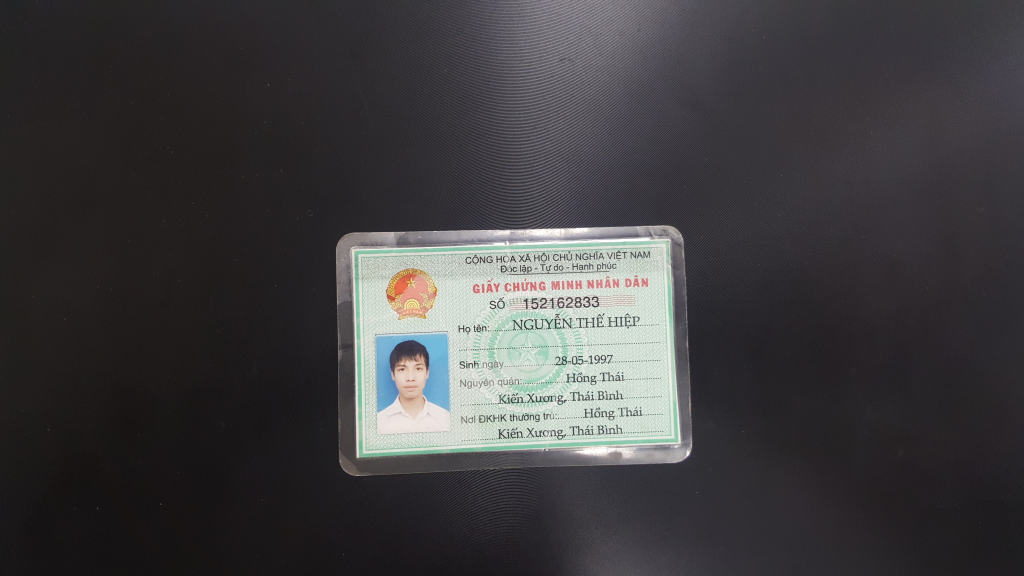
#> input picture data/1.jpg, 2048 x 1152 px (shown at 1/2 size)
$ python InforDetector.py data/1.jpg   (Python 2 division)   (older library calls are emulated)
#> lines starting #> are read from the running program, lines starting #| are printed output that depends on the picture; after the words box and inside, x2 and y2 are one past the last pixel; in counts of white or black regions, pixels touching at a corner belong together
#> further down, img is the input picture: shape (1152, 2048, 3); mean B, G, R 64.6, 62.7, 64.2
### CardDetector.py
import cv2
import numpy as np
import copy
from help import four_point_transform
import json

class CardDetector(object):
    'CardDetector is used for detecting card from raw image'

    def __init__(self, config=[[60, 20, 20], [100, 255, 255], (10, 10), \
                        cv2.RETR_LIST, cv2.cv.CV_CHAIN_APPROX_TC89_L1]):

        if (config is not None):
            self.__lowRange = config[0]
            self.__highRange = config[1]
            self.__maskDilating = config[2]
            self.__modeFindContour = config[3]
            self.__methodFindContour = config[4]
        else :
            with open('configDetector.json', 'r') as f:
#> (reads configDetector.json from the repository)
                config = json.load(f)
                self.__lowRange = config["lowRange"]
                self.__highRange = config["highRange"]
                self.__maskDilating = config["maskDilating"]
                self.__modeFindContour = config["modeContour"]
                self.__methodFindContour = config["methodContour"]

    # function detectCard get id card from id card
    # @img is raw image
    # return card (after apply perspective transfomation) and return
    #       image after draw contour.
    def detectCard(self, img):

        img1 = copy.deepcopy(img)
        img_processed = self.pre_processing(img1)
#> in pre_processing, `mask = cv2.dilate(mask, element)`:
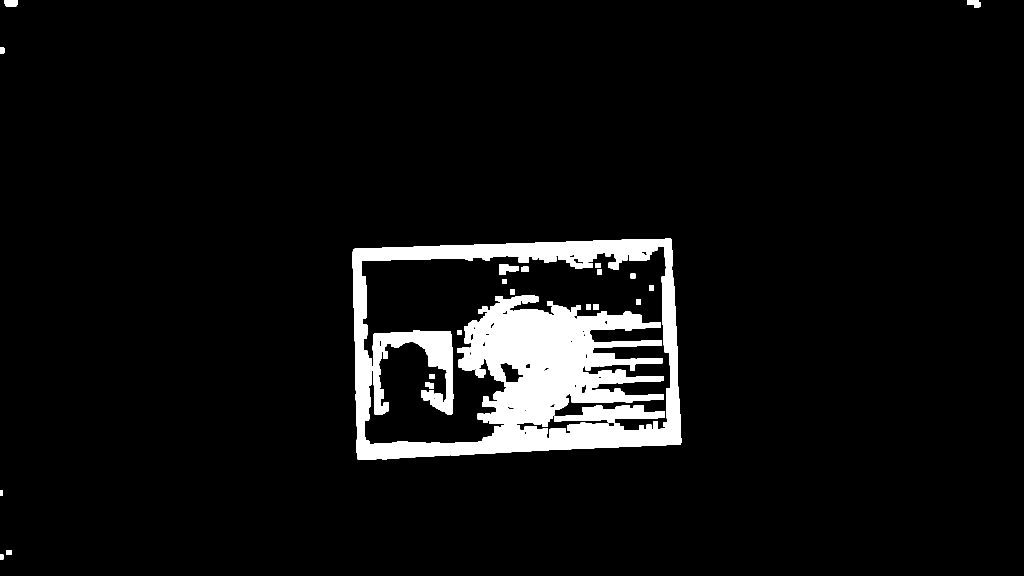
#> mask: shape (1152, 2048) (shown at 1/2 size); 6% white; 25 white regions
        contours, hi = cv2.findContours(img_processed, cv2.RETR_EXTERNAL, cv2.cv.CV_CHAIN_APPROX_TC89_KCOS)
#> contours = 7 contours; box (x1, y1, x2, y2) and area: (705, 477, 1363, 920) 267977, (8, 0, 35, 13) 294, (1934, 0, 1961, 15) 272, (12, 1100, 23, 1110) 90, (0, 94, 9, 107) 90, (0, 1108, 7, 1119) 55, (0, 981, 6, 991) 45; hi = [[1, -1, -1, -1], [2, 0, -1, -1], [3, 1, -1, -1], [4, 2, -1, -1], [5, 3, -1, -1], [6, 4, -1, -1], [-1, 5, -1, -1]]

        contours = sorted(contours, key = cv2.contourArea, reverse = True)[:5]
#> contours = 5 contours; box (x1, y1, x2, y2) and area: (705, 477, 1363, 920) 267977, (8, 0, 35, 13) 294, (1934, 0, 1961, 15) 272, (12, 1100, 23, 1110) 90, (0, 94, 9, 107) 90
        copy_img = copy.deepcopy(img)
        rightContour = None

        peri = cv2.arcLength(contours[0], True)
#> peri = 2118.5
        approx = cv2.approxPolyDP(contours[0], 0.02 * peri, True)
#> approx = [[1343, 479], [707, 498], [715, 918], [1361, 888]]
        rect = cv2.minAreaRect(approx)
#> rect = ((1028.8, 694), (646.7, 419.9), -2.52)
        box = cv2.cv.BoxPoints(rect)
#> box = ((715, 918), (696.5, 498.5), (1342.6, 470), (1361.1, 889.6))
        pts = np.int0(box)
#> pts = [[715, 918], [696, 498], [1342, 470], [1361, 889]]

        warpedImg = four_point_transform(img1, pts)
        cv2.drawContours(img1, [pts], -1, (0, 255, 0), 2)
        return warpedImg, img1

    def pre_processing(self, img):

        dst = copy.deepcopy(img)

        img_hsv = cv2.cvtColor(dst, cv2.cv.CV_BGR2HSV)
        mask = cv2.inRange(img_hsv, np.asarray(self.__lowRange), np.asarray(self.__highRange))
        element = cv2.getStructuringElement(cv2.MORPH_RECT, (self.__maskDilating[0], self.__maskDilating[1]))
        mask = cv2.dilate(mask, element)

        return mask

    # [32 lines left out: functions testConfig, createTempDetector, changeConfig, not called in this run]

import sys

# [20 lines that do not run on import are left out]

### help/perspective.py
import cv2
import numpy as np

def order_points(pts):

    #initialize array with order : top-left, top-right, bottom-right, bottom-left
    rect = np.zeros((4, 2), dtype="float32")

    s = pts.sum(axis=1)
#> s = [1633, 1194, 1812, 2250]
    rect[0] = pts[np.argmin(s)]
    rect[2] = pts[np.argmax(s)]

    diff = np.diff(pts, axis=1)
#> diff = [203, -198, -872, -472]
    rect[1] = pts[np.argmin(diff)]
    rect[3] = pts[np.argmax(diff)]

    return rect


def four_point_transform(img, pts):

    rect = order_points(pts)
#> rect = [[696, 498], [1342, 470], [1361, 889], [715, 918]]
    (tl, tr, br, bl) = rect
#> tl = [696, 498]; tr = [1342, 470]; br = [1361, 889]; bl = [715, 918]

    #compute width of wrapped perspective image
    width_top = np.sqrt( (tl[0] - tr[0])**2 + (tl[1] - tr[1])**2 )
#> width_top = 646.6
    width_bottom = np.sqrt( (bl[0] - br[0])**2 + (bl[1] - br[1])**2 )
#> width_bottom = 646.7
    max_width = max(int(width_top), int(width_bottom))
#> max_width = 646

    #compute height
    height_left = np.sqrt( (tl[0] - bl[0])**2 + (tl[1] - bl[1])**2 )
#> height_left = 420.4
    height_right = np.sqrt( (tr[0] - br[0])**2 + (tr[1] - br[1])**2 )
#> height_right = 419.4
    max_height = max(int(height_right), int(height_left))
#> max_height = 420

    dst = np.array([
        [0, 0],
        [max_width - 1, 0],
        [max_width - 1, max_height - 1],
        [0, max_height - 1]
        ], dtype="float32")
#> dst = [[0, 0], [645, 0], [645, 419], [0, 419]]

    mat = cv2.getPerspectiveTransform(rect, dst)
#> mat = [[0.992, -0.0449, -667.9], [0.0431, 0.993, -524.7], [-3.66e-06, 3.32e-07, 1]]
    warped_img = cv2.warpPerspective(img, mat, (max_width, max_height))

    warped_img = cv2.resize(warped_img, (950, max_height * 950/ max_width))
#> warped_img: shape (617, 950, 3)
#> (reads ratios.txt from the repository)

    return warped_img

### WordDetector.py
import cv2
import numpy as np
import copy
# import Evaluation


class WordDetector:
    _MIN_PTS = 15
    _MAX_PTS = 300
    _MIN_W = 15
    _MAX_W = 40
    _MIN_H = 10#20
    _MAX_H = 100
    _CHANNEL = -1
    _GAU_KSIZE = 5
    _THRESH = 60
    _GAU_SIGMA_X = 0
    _THRESH_MAX_VALUE = 255
    _THRESH_METHOD = 1
    _ELEMENT_SHAPE = 1
    _ELEMENT_KSIZE = 3
    _DILATE_ITER = 4
    _ROI_COL_BEGIN = 23.0 / 100
    _ROI_ROW_BEGIN = 3.0 / 10

    def __init__(self, config = None):
        if config is not None:
            self._MAX_H = config["MAX_H"]
            self._MIN_H = config["MIN_H"]
            self._MAX_W = config["MAX_W"]
            self._MIN_W = config["MIN_W"]
            self._MAX_PTS = config["MAX_PTS"]
            self._MIN_PTS = config["MIN_PTS"]
            self._CHANNEL = config["CHANNEL"]
            self._GAU_KSIZE = config["GAU_KSIZE"]
            self._THRESH = config["THRESH"]
            self._GAU_SIGMA_X = config["GAU_SIGMA_X"]
            self._THRESH_MAX_VALUE = config["THRESH_MAX_VALUE"]
            self._THRESH_METHOD =  config["THRESH_METHOD"]
            self._ELEMENT_KSIZE = config["ELEMENT_KSIZE"]
            self._ELEMENT_SHAPE = config["ELEMENT_SHAPE"]
            self._DILATE_ITER = config["DILATE_ITER"]
            self._ROI_COL_BEGIN = config["ROI_COL_BEGIN"]
            self._ROI_ROW_BEGIN = config["ROI_ROW_BEGIN"]

    def threshold(self, img):
        if self._CHANNEL == -1:
            gray = np.min(img[:,:,:2], axis=2)
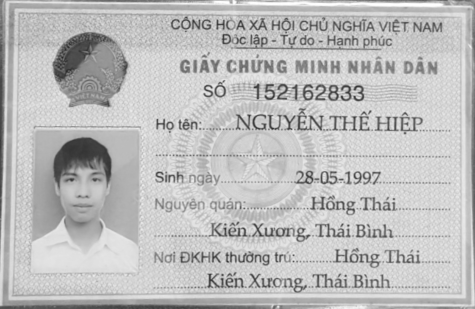
#> gray: shape (617, 950) (shown at 1/2 size); min 30, max 255, mean 189.7
        else:
            gray = img[:,:,self._CHANNEL]

        gray = cv2.GaussianBlur(gray, (self._GAU_KSIZE, self._GAU_KSIZE), self._GAU_SIGMA_X)
        gray_eq = cv2.equalizeHist(gray)
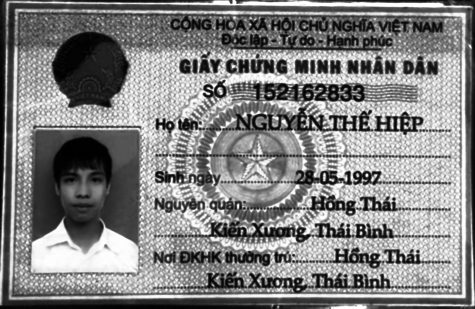
#> gray_eq: shape (617, 950) (shown at 1/2 size); min 0, max 255, mean 129.4
        binary = cv2.threshold(gray_eq, self._THRESH, self._THRESH_MAX_VALUE, self._THRESH_METHOD)[1]

        img_hsv = cv2.cvtColor(img, cv2.cv.CV_BGR2HSV)
        mask = cv2.inRange(img_hsv, np.asarray([65, 100, 50]), np.asarray([80, 255, 255]))
        eliminate = (binary & mask)*255 * 255
        binary = binary - eliminate
        return binary

    def get_boxes(self, binary, delta_x = 0, delta_y = 0):
        # Morphology
#> called with delta_x = 0, delta_y = 0
        element = cv2.getStructuringElement(self._ELEMENT_SHAPE, (self._ELEMENT_KSIZE, self._ELEMENT_KSIZE))
        _, binary = cv2.threshold(binary, 200, 255, cv2.THRESH_BINARY)
        dilate = cv2.dilate(binary, element, iterations=1)
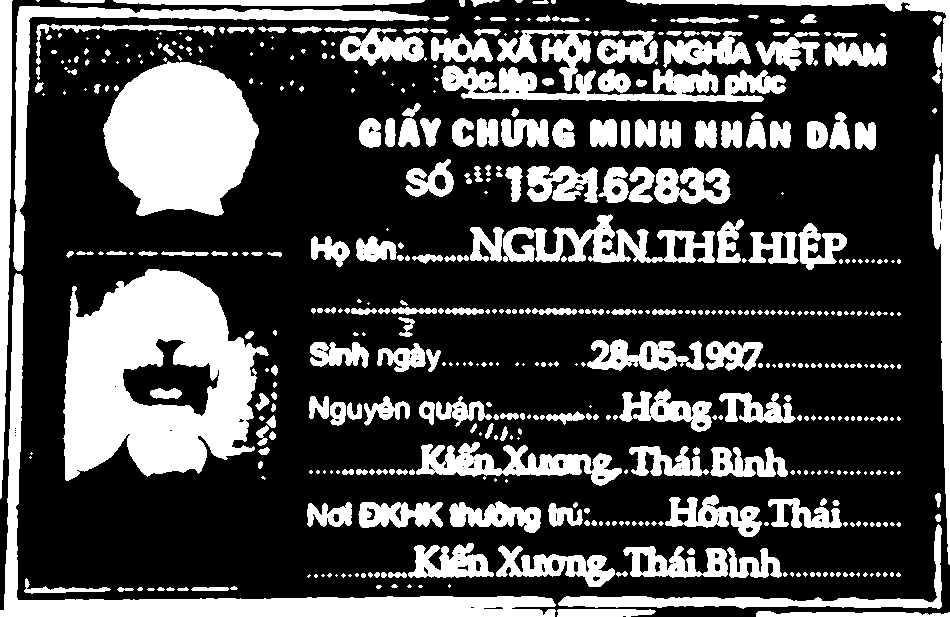
#> dilate: shape (617, 950); 29.4% white; 507 white regions (262 under 20 px)

        # Drop small and big connected components
        temp = copy.deepcopy(dilate)
        contours = cv2.findContours(temp, cv2.cv.CV_RETR_EXTERNAL, cv2.cv.CV_CHAIN_APPROX_SIMPLE)[0]
#> contours = 506 contours, 329 with area under 20; largest, box (x1, y1, x2, y2) and area: (63, 269, 269, 481) 30920, (103, 61, 259, 216) 17664, (0, 273, 556, 617) 13068, (13, 6, 430, 271) 5974, (626, 0, 950, 565) 5689
        text_binary = np.zeros(binary.shape, np.uint8)
        for contour in contours:
            x1, y1 = np.min(contour, axis=(0, 1))
            x2, y2 = np.max(contour, axis=(0, 1))
            if y2 - y1 < self._MIN_H :
                continue
            if y2 - y1 > self._MAX_H :
                continue
            cv2.drawContours(text_binary, [contour], -1, 255)
#> this loop made 506 passes
#> (x1, y1, x2, y2) on passes 1 to 3: (756, 611, 949, 616), (557, 609, 655, 616), (147, 588, 154, 590)
        # Morphology
        element[0][1] = 0
        element[2][1] = 0

        dilate = cv2.dilate(text_binary, element, iterations=self._DILATE_ITER)
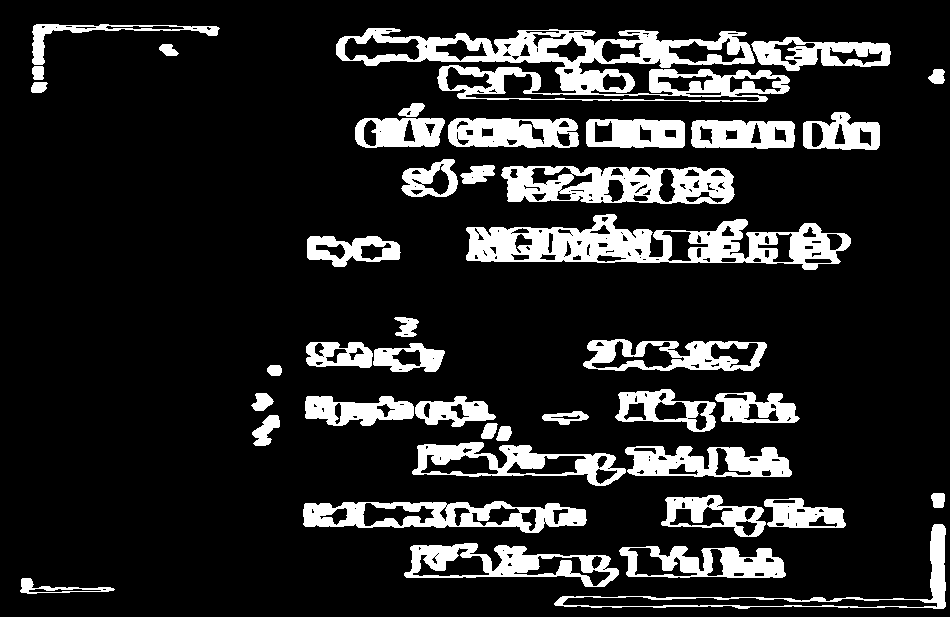
#> dilate: shape (617, 950); 15% white; 42 white regions


        # Find connected components
        temp = copy.deepcopy(dilate)
        contours = cv2.findContours(temp, cv2.cv.CV_RETR_EXTERNAL, cv2.cv.CV_CHAIN_APPROX_SIMPLE)[0]
#> contours = 42 contours; largest, box (x1, y1, x2, y2) and area: (336, 28, 790, 102) 19458, (466, 214, 851, 270) 12146, (501, 166, 735, 204) 7600, (303, 501, 587, 533) 6234, (404, 543, 619, 587) 5356
        boxes = []

        for contour in contours:
            x1, y1 = np.min(contour, axis=(0, 1))
            x2, y2 = np.max(contour, axis=(0, 1))
            if y2 - y1 < self._MIN_H:
                continue
            boxes.append([(x1 + delta_x, y1 + delta_y), (x2 + delta_x, y2 + delta_y)])
#> this loop made 42 passes
#> (x1, y1, x2, y2) on passes 1 to 4: (20, 578, 114, 593), (619, 546, 785, 577), (404, 543, 618, 586), (554, 524, 945, 608)
#> after the loop, boxes = 42 items

        return boxes

    def detectWord(self, img):
        ROI = img
        binary = self.threshold(ROI)
        delta_y = 0
        delta_x = 0
        boxes = self.get_boxes(binary, delta_x, delta_y)
#> boxes = 42 items
        binary = 255 - binary
        wordImages = []
        boxesImages = [] # x1, y1, w, h
        for box in boxes:
            tmp = [box[0][0],box[0][1], box[1][0] - box[0][0], box[1][1] - box[0][1]]
            boxesImages.append(tmp)
            wordImages.append(img[box[0][1]: box[1][1], box[0][0]: box[1][0]])
#> this loop made 42 passes
#> (box, tmp) on passes 1 to 4: ([(20, 578), (114, 593)], [20, 578, 94, 15]), ([(619, 546), (785, 577)], [619, 546, 166, 31]), ([(404, 543), (618, 586)], [404, 543, 214, 43]), ([(554, 524), (945, 608)], [554, 524, 391, 84])
#> after the loop, boxesImages = 42 items, first 6: [20, 578, 94, 15], [619, 546, 166, 31], [404, 543, 214, 43], [554, 524, 391, 84], [303, 501, 283, 31], [764, 498, 81, 29]; wordImages = 42 items
        cv2.waitKey(0)
        return wordImages, boxesImages
        # return boxes

### utils_shape.py
from shapely.geometry import Polygon
import numpy as np

#check box1 contains box2
# [14 lines left out: function is_contains, not called in this run]

def remove_box_inside_other_box(boxes):
    is_removed = len(boxes) * [False]

    for i1 in range(len(boxes)):
        for i2 in range(len(boxes)):
            polygon1 = create_polygon_from_box(boxes[i1])
            polygon2 = create_polygon_from_box(boxes[i2])

            if i1 != i2:
                if polygon1.contains(polygon2):
                    is_removed[i2] = True
    i = 0
    print is_removed
    while (i < len(boxes)):
        if (is_removed[i]) :
            del boxes[i]
            del is_removed[i]

        else :
            i+=1
    print is_removed

def create_closed_polygon_from_list(list):

    tmp = [i for i in list]
    tmp.append(list[0]) # create closed polygon
    return Polygon(tmp)

def create_polygon_from_ratio(ratio, h_img, w_img):

    ratio_x, ratio_y, ratio_x1, ratio_y1 = ratio

    x = int(w_img / ratio_x)
    y = int(h_img / ratio_y)
    x1 = int(w_img / ratio_x1)
    y1 = int(h_img / ratio_y1)

    coords = [[x, y], [x1, y], [x1, y1], [x, y1]]
    return create_closed_polygon_from_list(coords)

def create_polygon_from_box(box):

    x1, y1, w, h = box
    x2 = x1+w
    y2 = y1+h

    coords = [[x1, y1], [x2, y1], [x2, y2], [x1, y2]]
    return create_closed_polygon_from_list(coords)

#box ~ [x0, y0, w, h]
def classify_box(boxes, ratios, h_img, w_img, classified) :

    classified.append([]) #id
    classified.append([]) #name
    classified.append([]) #birth
    classified.append([]) #country
    classified.append([]) #residence registion

    polygon_ratios = []
    # create polygon for ratios
    for ratio in ratios :
        polygon_ratios.append(create_polygon_from_ratio(ratio, h_img, w_img))

    # classify each box for fields
    for box in boxes:

        areas_intersections = []
        polygon_box = create_polygon_from_box(box)

        for i in range(len(polygon_ratios)):
            intersections = polygon_box.intersection(polygon_ratios[i])
            areas_intersections.append(intersections.area)

        index_max = np.argmax(areas_intersections)

        if (areas_intersections[index_max] > 0 and areas_intersections[index_max] > polygon_box.area/2) : # if has one or more field intersect with box
            classified[index_max].append(box)

def get_area_intersection(box1, box2):
    polygon1 = create_polygon_from_box(box1)
    polygon2 = create_polygon_from_box(box2)

    tmp = polygon1.intersection(polygon2)
    return tmp.area

def get_area_of_box(box):

    return create_polygon_from_box(box).area

### extract_information.py
# Apply morphology of image : opening, closing, eroding, dilating, ...

import cv2
import numpy as np
import copy
from matplotlib import pyplot as plt
import pytesseract
from PIL import Image

# [21 lines left out: functions condition_rect, compute_area_sum_bound, not called in this run]

def resize_box_infor(rect):
    x, y, w, h = rect
    return (x - 5, y, w + 10, h)

# [77 lines left out: functions draw_box_infor, dectect_letters, choose_threshold, not called in this run]

#check bound1 and bound2 suitable to connect together
def is_connected(bound1, bound2):

    if (bound1[3] < bound2[3]): # Keep box1's height > box2's height
        tmp = bound1
        bound1 = bound2
        bound2 = tmp

    x1, y1, w1, h1 = bound1
    x2, y2, w2, h2 = bound2

    up_y2 = y2
    down_y2 = y2 + h2

    threshold_ratio = 0.8

    # too far to connect 2 box
    tmp1 = x1
    tmp2 = x2
    if (x1 > x2) :
        tmp1 = x2
        tmp2 = x1
    w_max = max(w1, w2)

    # laws allow to connect 2 box
    if (y1 <= up_y2 and up_y2 < y1 + threshold_ratio * h1): # box 2 is below box 1
        return True
    if (y1 + h1 >= down_y2 and down_y2 > y1 + (1 - threshold_ratio) * h1): # box 2 is above box 1
        return True
    return False

# connect 2 bound return new bound
def connect(bound1, bound2):
    x1, y1, w1, h1 = bound1
    x2, y2, w2, h2 = bound2

    xmin = min(x1, x2)
    ymin = min(y1, y2)
    xmax = max(x1 + w1, x2 + w2)
    ymax = max(y1 + h1, y2 + h2)

    return (xmin, ymin, xmax - xmin, ymax - ymin) # new x, new y, new w, new h

# [14 lines left out: function cmp_two_box, not called in this run]

import copy
#function connect 2 bound, which is near together
# return connected bounds
def connect_bounds(bound_rects, img):
    i = 0
    tmp = copy.deepcopy(img)
    tmp1 = copy.deepcopy(bound_rects)

    while i < len(bound_rects) - 1:
        tma = copy.deepcopy(img)
        if (is_connected(bound_rects[i], bound_rects[i + 1])):
            bound_rects[i] = connect(bound_rects[i], bound_rects[i + 1])
            del bound_rects[i + 1]
        else :
            i += 1

    return bound_rects

### InforDetector.py
import cv2
import numpy as np
import copy
from WordDetector import WordDetector
from utils_shape import classify_box, get_area_intersection, remove_box_inside_other_box, get_area_of_box
import pickle
from extract_information import connect_bounds, connect

class InforDetector(object):
    'InforDetector is used for dectecting information in identity card'

    def __init__(self):
        return

    def detect_infors(self, warpedImg):

        with open("ratios.txt", "rb") as fp:
            ratios = pickle.load(fp)

        infors = [] # consisting all infors field in Identity Card
        detectWord = WordDetector()
        wordImages, boxes = detectWord.detectWord(warpedImg)
#> wordImages = 42 items; boxes has the same summary as boxesImages in detectWord
        self.eliminate_not_box(boxes)
        self.norm_boxes(boxes)

        classified = []
        h, w, _ = warpedImg.shape
        classify_box(boxes, ratios, h, w, classified)
        for classi, i in zip(classified, range(len(classified))):

            classi = connect_bounds(classi, warpedImg)
            self.eliminate_small_area_box(classi)
            remove_box_inside_other_box(classi)
            self.join_infor(classi)
            for box in classi:

                infors.append(warpedImg[box[1]:box[1]+box[3], box[0]:box[0]+box[2]])
        return infors

    def eliminate_not_box(self, boxes):
        not_box = []

        for i in range(len(boxes)):

            if boxes[i][3] * 1.0 / boxes[i][2] > 2:
                not_box.append(i)
#> this loop made 42 passes
#> after the loop, not_box = []

        for i in range(len(not_box)):
            del boxes[not_box[len(not_box) - 1- i]]
#> this loop made 0 passes

    def norm_boxes(self, boxes):
        threshold_h = 70
        barrier = 3

        for i in range(len(boxes)):
            if boxes[i][3] > threshold_h:
                old_h = boxes[i][3]
                boxes[i] = [boxes[i][0], boxes[i][1], boxes[i][2], old_h /2-barrier] #box1
                box2 = [boxes[i][0], boxes[i][1] + old_h / 2 + barrier, boxes[i][2], old_h/2]
                boxes.insert(i, box2)
                i = i + 1
#> this loop made 42 passes
#> (old_h, box2, i) on passes 4, 42: (84, [554, 569, 391, 42], 4), (73, [336, 67, 453, 36], 42)
#> after the loop, boxes = 44 items, first 6: [20, 578, 94, 15], [619, 546, 166, 31], [404, 543, 214, 43], [554, 569, 391, 42], [554, 524, 391, 39], [303, 501, 283, 31]; old_h = 73

    def eliminate_small_area_box(self, boxes):

        threshold_area = 500

        i = 0
        while i < len(boxes):
            if (get_area_of_box(boxes[i]) < threshold_area): del boxes[i]
            i += 1

    def join_infor(self, boxes):

        alpha = 0.3

        i = 0
        while i < len(boxes):
            j = 0
            while j < len(boxes):
                if (i != j):

                    area_intersection = get_area_intersection(boxes[i], boxes[j])
                    area_min = min(get_area_of_box(boxes[i]), get_area_of_box(boxes[j]))

                    if area_intersection >= alpha * area_min:
                        boxes[i] = connect(boxes[i], boxes[j])
                        del boxes[j]
                    else :
                        j += 1
                    continue
                j += 1
            i += 1

import sys
from CardDetector import CardDetector

if __name__ == "__main__":

    linkImg = sys.argv[1]
    img = cv2.imread(linkImg)
    detector = CardDetector(None)
    result, _ = detector.detectCard(img)
    cv2.imshow("result", result)
    cv2.waitKey(0)
    inforDetector = InforDetector()
    infors = inforDetector.detect_infors(result)
#> the loop in classify_box, `for box in boxes: ` made 44 passes
#> box on passes 21 to 24: [267, 365, 14, 10], [373, 343, 71, 28], [306, 342, 66, 25], [583, 339, 183, 31]
#> the loop in detect_infors, `for classi, i in zip(classified, range(len(classified))): ` made 5 passes
#| [False]
#| [False]
#| [False]
#> (further printed lines are left out)

    for infor in infors:
        cv2.imshow("infor", infor)
        cv2.waitKey(0)
#> this loop made 8 passes
#> pass 2, `cv2.imshow("infor", infor)`:
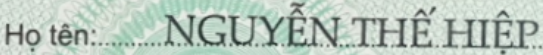
#> window 'infor': shape (55, 543, 3); mean B, G, R 188.3, 198.5, 183.6
